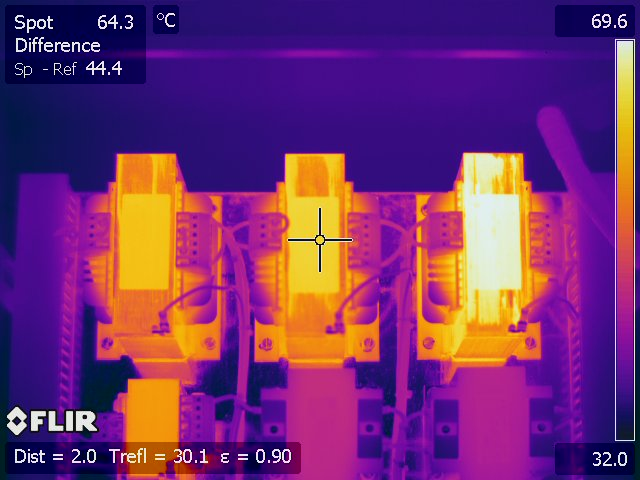
#> input picture core/cv/filr_image/Transformer.jpg, 640 x 480 px; its folder holds only this picture in this run
$ python -i dlq4b02.py   (imports and definitions only)
#> lines starting #> are read from the running program, lines starting #| are printed output that depends on the picture
"""
该版本由于图片获取方式不统一，增加了一些不必要的判断
"""
import numpy as np
import cv2
import cv2.aruco as aruco
import os

class Find(object):

    def __init__(self, is_save=False, save_path=None):
        super(Find, self).__init__()

        self.is_save = is_save
        self.save_path = save_path

        self.aruco_dict = aruco.Dictionary_get(aruco.DICT_4X4_250)
        self.parameters = aruco.DetectorParameters_create()

        if self.is_save:
            if not os.path.exists(self.save_path):
                os.mkdir(self.save_path)

    # [43 lines left out: function dlq_crop, not called in this run]

    def dlq_state(self, img, dlq_type=None, state_thresh=0.0, eps=1e-7):

#> called with state_thresh = 0, eps = 1e-07
        img_left = img[0:img.shape[0], 0:int(img.shape[1]*0.5)]
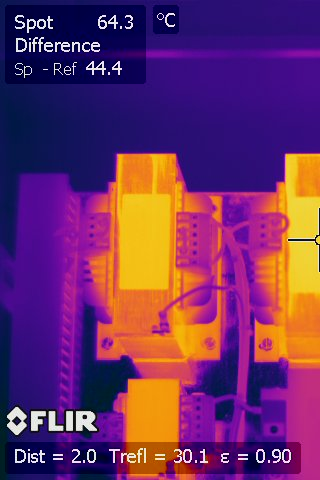
#> img_left: shape (480, 320, 3); mean R, G, B 109, 48.3, 100.5
        img_right = img[:, int(img.shape[1]*0.5):]
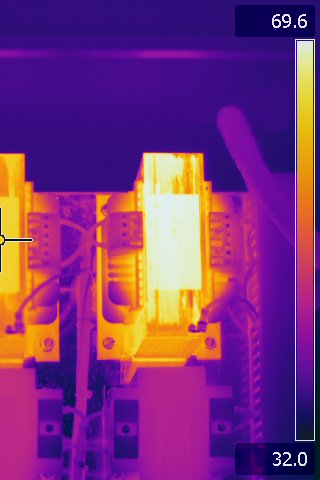
#> img_right: shape (480, 320, 3); mean R, G, B 123.9, 50.8, 122.2

        if dlq_type == 'ABB-SACE-Emax':

            img_blur = cv2.GaussianBlur(img_left, (7, 7), 0)
            img_gray = cv2.cvtColor(img_blur, cv2.COLOR_RGB2GRAY)
            circles = cv2.HoughCircles(img_gray, cv2.HOUGH_GRADIENT, 1, 20,
                                       param1=50, param2=35, minRadius=int(img_left.shape[0] / 9),
                                       maxRadius=int(img_left.shape[0]))
            if circles is not None:
                # print(img_name)
                circles = np.uint16(np.around(circles))
                for i in circles[0, :]:
                    # 画出来圆的边界
                    cv2.circle(img, (i[0], i[1]), i[2], (0, 255, 0), 2)
                    # 画出来圆心
                    cv2.circle(img, (i[0], i[1]), 2, (0, 0, 255), 1)
            cv2.imshow('1', img)
            cv2.waitKeyEx(0)
            cv2.destroyAllWindows()

            mask_right = self.hsv_mask(img_right, [[15, 50, 50], [35, 255, 255], [0, 0, 0], [0, 0, 0]], 21)
            if circles is not None:
                if ((mask_right > 0).sum() + eps) / mask_right.shape[0] / mask_right.shape[1] > state_thresh + eps:

                    return [False, True]

                else:
                    return [False, False]
            else:

                if ((mask_right > 0).sum() + eps) / mask_right.shape[0] / mask_right.shape[1] > state_thresh + eps:

                    return [True, True]

                else:
                    return [True, False]

        elif dlq_type == 'ABB-SACE-Emax-X1':
            img = img[:, int(img.shape[1] / 2):int(img.shape[1])]
            img_blur = cv2.GaussianBlur(img, (7, 7), 0)
            cv2.imshow('1', img_blur)
            cv2.waitKeyEx(0)
            cv2.destroyAllWindows()
            img_gray = cv2.cvtColor(img_blur, cv2.COLOR_RGB2GRAY)

            circles = cv2.HoughCircles(img_gray, cv2.HOUGH_GRADIENT, 1, 20,
                                       param1=50, param2=35, minRadius=0,
                                       maxRadius=0)

            if circles is not None:
                # print(img_name)
                circles = np.uint16(np.around(circles))
                for i in circles[0, :]:
                    # 画出来圆的边界
                    cv2.circle(img, (i[0], i[1]), i[2], (0, 255, 0), 2)
                    # 画出来圆心
                    cv2.circle(img, (i[0], i[1]), 2, (0, 0, 255), 1)
                    #print(img_name, 'off')
            cv2.imshow('1', img)
            cv2.waitKeyEx(0)
            cv2.destroyAllWindows()

            mask_left = self.hsv_mask(img_left, [[15, 50, 50], [35, 255, 255], [0, 0, 0], [0, 0, 0]], 21)

            if circles is not None:
                if ((mask_left > 0).sum() + eps) / mask_left.shape[0] / mask_left.shape[1] > state_thresh + eps:

                    return [False, True]

                else:
                    return [False, False]
            else:

                if ((mask_left > 0).sum() + eps) / mask_left.shape[0] / mask_left.shape[1] > state_thresh + eps:

                    return [True, True]

                else:
                    return [True, False]


    # [14 lines left out: function hsv_mask, not called in this run]


# [34 lines not run here, left out]

>>> import cv2
>>> picture = cv2.cvtColor(cv2.imread('../filr_image/Transformer.jpg'), cv2.COLOR_BGR2RGB)
>>> result = Find().dlq_state(picture)
